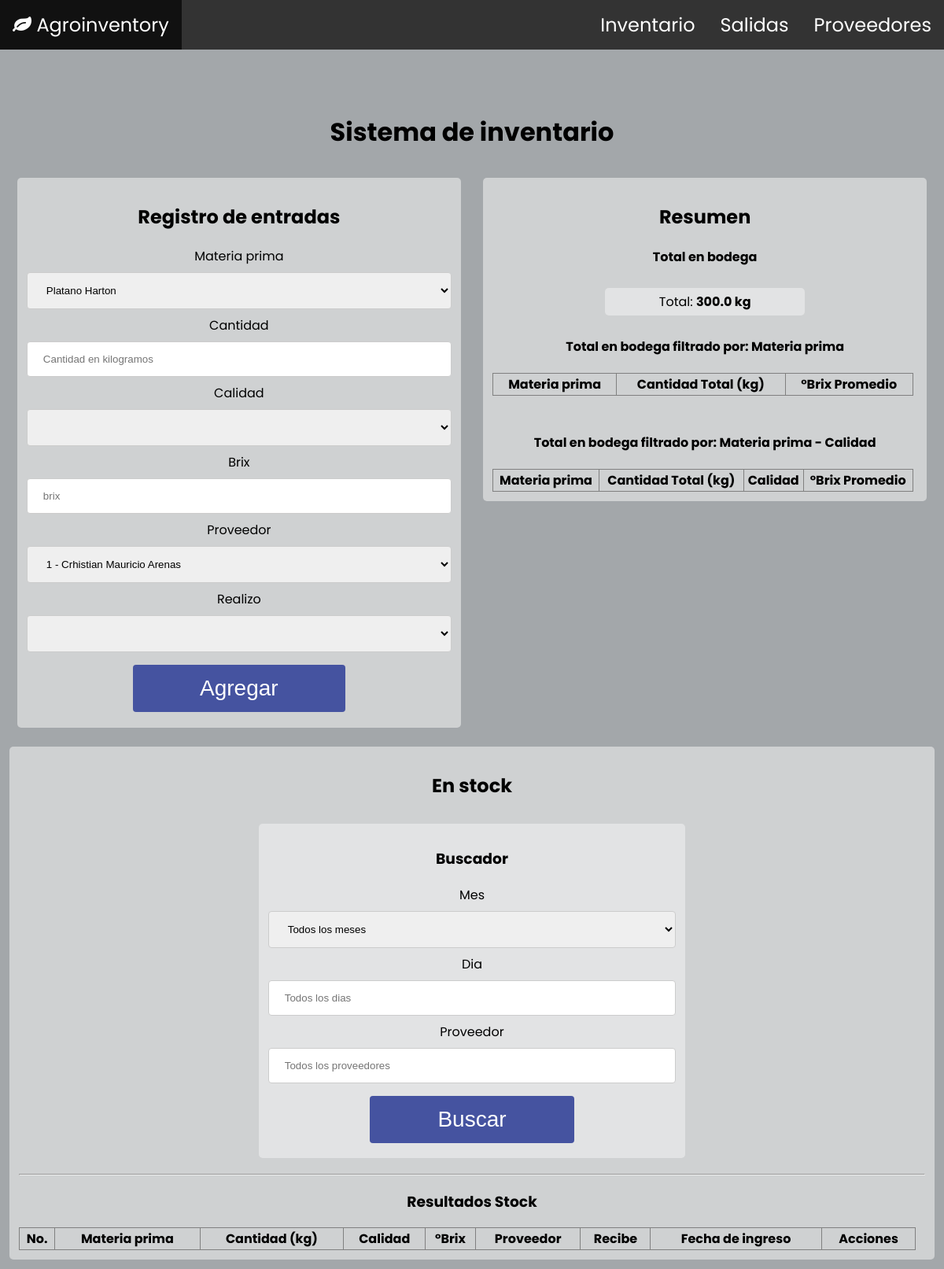
Before: / with the older database file.
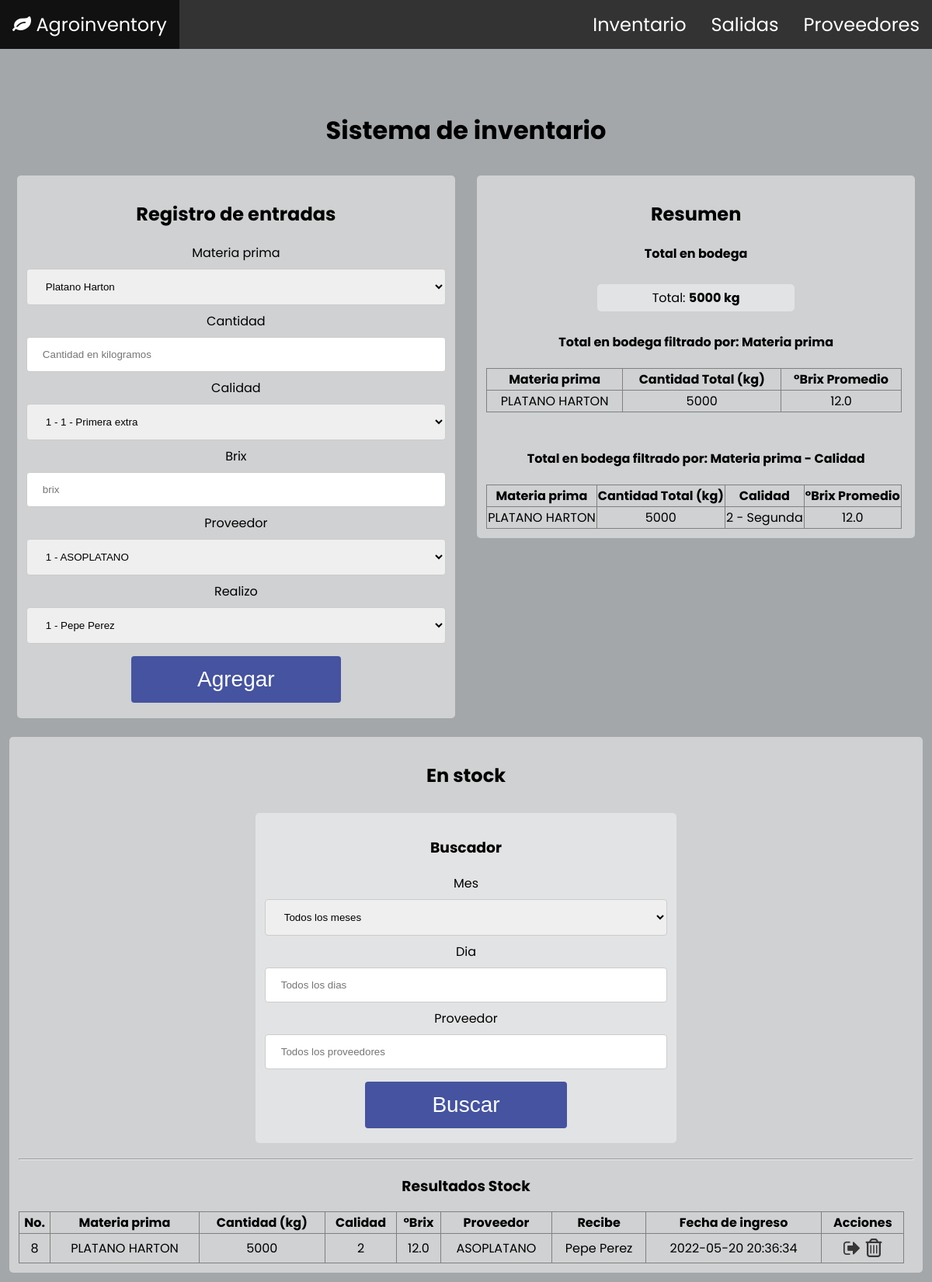
After: the same page with the newer database file.
### tables this page shows
CREATE TABLE `registros` (
  `id_registro` int(11) NOT NULL,
  `realizo` int(11) NOT NULL,
  `materia_prima` int(4) NOT NULL,
  `cantidad` decimal(10,0) NOT NULL,
  `calidad` int(1) NOT NULL,
  `brix` decimal(3,1) NOT NULL,
  `proveedor` int(4) NOT NULL,
  `stock` tinyint(1) NOT NULL DEFAULT 1,
  `fecha_ingreso` timestamp NOT NULL DEFAULT current_timestamp(),
  `registro_activo` tinyint(1) NOT NULL DEFAULT 1
);

CREATE TABLE `materias_primas` (
  `id_mp` int(4) NOT NULL,
  `nombre` varchar(100) NOT NULL
);

CREATE TABLE `proveedores` (
  `id_proveedor` int(4) NOT NULL,
  `nombre` varchar(100) NOT NULL,
  `nit` varchar(20) NOT NULL,
  `telefonos` varchar(100) NOT NULL,
  `email` varchar(50) NOT NULL
);

CREATE TABLE `usuarios` (
  `id_usuario` int(11) NOT NULL,
  `nombre` varchar(80) NOT NULL,
  `cedula` varchar(20) NOT NULL
);

### index.php (the view, shortened to what the changed rows need)
<?php include("includes/header.php") ?>
<h1>Sistema de inventario</h1>
<div class="formulario">
    <h2>Registro de entradas</h2>
    <form action="save_register.php" method="POST">
        <label for="materia_prima">Materia prima</label>
        <select id="materia_prima" name="materia_prima">
            <option value="1">Platano Harton</option>
        </select>
        <label for="cantidad">Cantidad</label>
        <input type="number" id="cantidad" min=0 name="cantidad" placeholder="Cantidad en kilogramos">
        <br>
        <label for="calidad">Calidad</label>
        <select name="calidad" id="calidad">
            <?php include("includes/selectCalidad.php") ?>
        </select>
        <label for="brix">Brix</label>
        <input type="number" id="brix" min=0 max=40 step="0.1" name="brix" placeholder="brix">
        <br>
        <label for="proveedor">Proveedor</label>
        <select name="proveedor" id="proveedor">
            <?php include("includes/selectProveedor.php") ?>
        </select>
        <label for="realizo">Realizo</label>
        <select name="realizo" id="realizo">
            <?php include("includes/selectRealizo.php") ?>
        </select>
        <input type="submit" id="agregar" name="save_register" value="Agregar">
    </form>
</div>
<div class="formulario">
    <h2>Resumen</h2>
    <?php
        $query ="SELECT sum(cantidad) as tot
            FROM registros
            WHERE registro_activo = 1 AND stock = 1;";
        $resultado = mysqli_query($conn, $query);
        $row = mysqli_fetch_array($resultado);
    ?>
    <div class="formulario">
        <div>Total: <b><?php echo $row['tot'] ?> kg</b></div>
    </div>
    <table border="1">
        <thead>
            <tr>
                <th>Materia prima</th>
                <th>Cantidad Total (kg)</th>
                <th>°Brix Promedio</th>
        </thead>
        <tbody>
        <?php
            $query ="SELECT materias_primas.nombre as materia_prima, sum(cantidad) as cant, round(avg(brix),1) as brix_prom
                    FROM registros
                    INNER JOIN usuarios ON registros.realizo = usuarios.id_usuario
                    INNER JOIN proveedores ON registros.proveedor = proveedores.id_proveedor
                    INNER JOIN materias_primas ON registros.materia_prima = materias_primas.id_mp
                    WHERE registro_activo = 1 AND stock = 1
                    GROUP BY materia_prima
                    ORDER BY materia_prima ASC;";
            $resultado = mysqli_query($conn, $query);
            while($row = mysqli_fetch_array($resultado)){ ?>
                <tr>
                    <td><?php echo $row['materia_prima'] ?></td>
                    <td><?php echo $row['cant'] ?></td>
                    <td><?php echo $row['brix_prom'] ?></td>
                </tr>
            <?php }?>
        </tbody>
    </table>
    <br>
    <table border="1">
        <thead>
            <tr>
                <th>Materia prima</th>
                <th>Cantidad Total (kg)</th>
                <th>Calidad</th>
                <th>°Brix Promedio</th>
        </thead>
        <tbody>
        <?php
            $query ="SELECT materias_primas.nombre as materia_prima, sum(cantidad) as cant, calidad.descripcion as calidad, round(avg(brix),1) as brix_prom
                    FROM registros
                    INNER JOIN usuarios ON registros.realizo = usuarios.id_usuario
                    INNER JOIN proveedores ON registros.proveedor = proveedores.id_proveedor
                    INNER JOIN materias_primas ON registros.materia_prima = materias_primas.id_mp
                    INNER JOIN calidad ON id_calidad = registros.calidad
                    WHERE registro_activo = 1 AND stock = 1
                    GROUP BY materia_prima, calidad
                    ORDER BY materia_prima, calidad ASC;";
            $resultado = mysqli_query($conn, $query);
            while($row = mysqli_fetch_array($resultado)){ ?>
                <tr>
                    <td><?php echo $row['materia_prima'] ?></td>
                    <td><?php echo $row['cant'] ?></td>
                    <td><?php echo $row['calidad'] ?></td>
                    <td><?php echo $row['brix_prom'] ?></td>
                </tr>
            <?php }?>
        </tbody>
    </table>
</div>
<div class="registros">
    <h2>En stock</h2>
    <table border="1">
        <thead>
            <tr>
            <h3>Resultados Stock</h3>
                <th>No.</th>
                <th>Materia prima</th>
                <th>Cantidad (kg)</th>
                <th>Calidad</th>
                <th>°Brix</th>
                <th>Proveedor</th>
                <th>Recibe</th>
                <th>Fecha de ingreso</th>
                <th>Acciones</th>
        </thead>
        <tbody>
        <?php
            $mes ="";
            $dia ="";
            $prov="";
            if ($mes == null){
                $mes = " ";
            }else{
                $mes =" AND month(fecha_ingreso) = $mes";
            }
            if ($dia == null){
                $dia = " ";
            }else{
                $dia =" AND day(fecha_ingreso) = $dia";
            }
            if ($prov == null){
                $prov = " ";
            }else{
                $prov =" AND proveedores.nombre LIKE '%$prov%'";
            }
            $query ="SELECT id_registro, materias_primas.nombre as mp, cantidad, calidad, brix, proveedores.nombre as proveedor, usuarios.nombre as recibe, fecha_ingreso
                    FROM registros
                    INNER JOIN usuarios ON registros.realizo = usuarios.id_usuario
                    INNER JOIN proveedores ON registros.proveedor = proveedores.id_proveedor
                    INNER JOIN materias_primas ON registros.materia_prima = materias_primas.id_mp
                    WHERE registro_activo = 1 AND stock = 1 ".$dia.$mes.$prov."
                    ORDER BY id_registro DESC;";
            $resultado = mysqli_query($conn, $query);
            while($row = mysqli_fetch_array($resultado)){ ?>
                <tr>
                    <td><?php echo $row['id_registro'] ?></td>
                    <td><?php echo $row['mp'] ?></td>
                    <td><?php echo $row['cantidad'] ?></td>
                    <td><?php echo $row['calidad'] ?></td>
                    <td><?php echo $row['brix'] ?></td>
                    <td><?php echo $row['proveedor'] ?></td>
                    <td><?php echo $row['recibe'] ?></td>
                    <td><?php echo $row['fecha_ingreso'] ?></td>
                    <td>
                        <a href="edit.php?id_registro=<?php echo $row['id_registro']?>">
                            <i class="fa fa-sign-out"></i>
                        </a>
                        <a href="delete.php?id_registro=<?php echo $row['id_registro']?>">
                            <i class="fa fa-trash-o"></i>
                        </a>
                    </td>
                </tr>
            <?php }?>
        </tbody>
    </table>
</div>
<?php include("includes/footer.php") ?>

Changed rows visible on the page:
added registros: id_registro "8", materia_prima.nombre "PLATANO HARTON", cantidad "5000", calidad "2", brix "12.0", proveedor.nombre "ASOPLATANO", realizo.nombre "Pepe Perez", fecha_ingreso "2022-05-20 20:36:34"
Other visible differences:
form field calidad: (not shown) → "1 - 1 - Primera extra"
form field proveedor: "1 - Crhistian Mauricio Arenas" → "1 - ASOPLATANO"
form field realizo: (not shown) → "1 - Pepe Perez"
$row['tot']: "300.0" → "5000"
new list line: "PLATANO HARTON 5000 12.0"
new list line: "PLATANO HARTON 5000 2 - Segunda 12.0"
